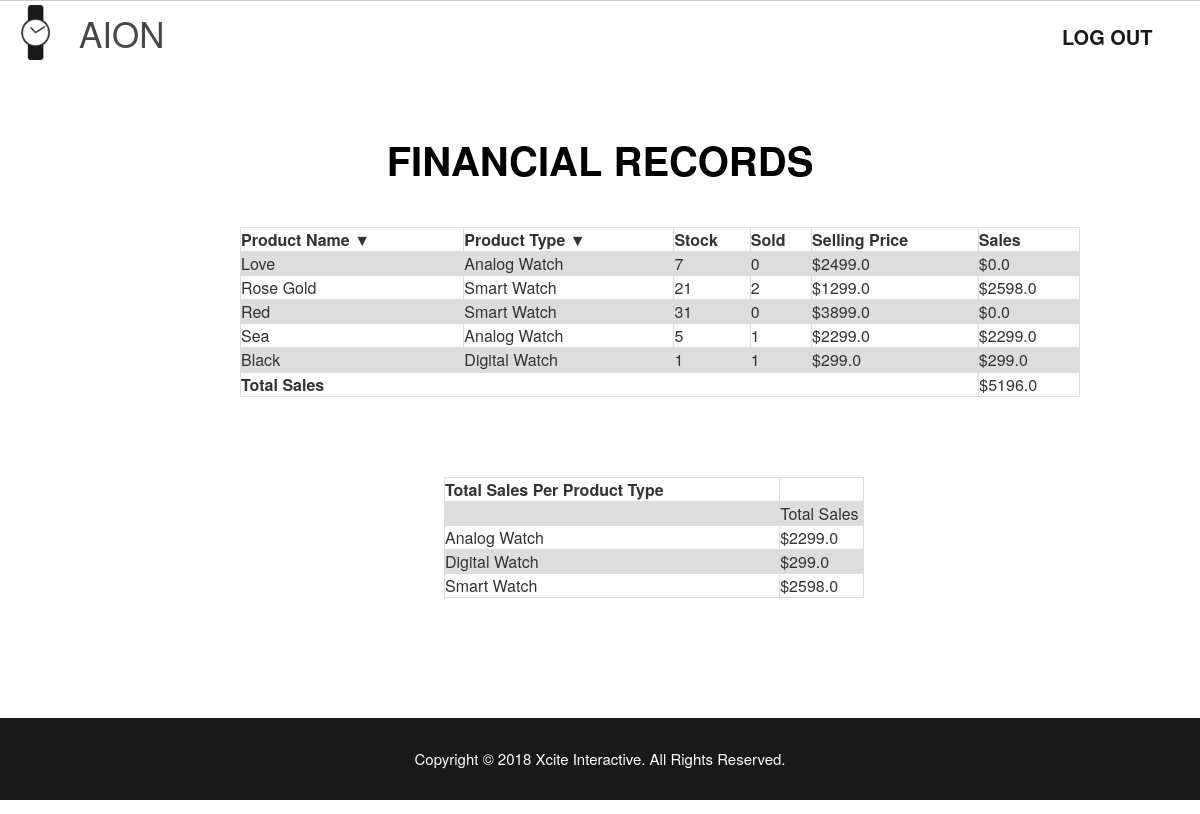
Screenshot of /aionApp/accountingPage/ with the database file from the repository.
### aionApp/models.py (models this page shows, shortened)
class watche(models.Model):
    watch_id = models.PositiveIntegerField(default=0)
    user_id = models.PositiveIntegerField(default=0)
    name = models.CharField(max_length=255)
    description = models.CharField(max_length=2048, default=0)
    stock = models.PositiveIntegerField(default=0)
    watch_type = models.CharField(max_length=16, choices=watch_choices, default='0')
    price = models.FloatField(default=0)
    quantity = models.PositiveIntegerField(default=0)
    picture = models.ImageField(upload_to = 'watchPictures/', default = 'media/no-img.jpg')

### aionApp/views.py (the view)
def accountingPage(request):
    addedProducts = watche.objects.all()
    totalSales = watche.objects.aggregate(total=Sum(F('price') * F('quantity')))['total']
    totalAnalog =  watche.objects.filter(watch_type=0).aggregate(total=Sum(F('price') * F('quantity')))['total']
    totalDigital =  watche.objects.filter(watch_type=1).aggregate(total=Sum(F('price') * F('quantity')))['total']
    totalSmart =  watche.objects.filter(watch_type=2).aggregate(total=Sum(F('price') * F('quantity')))['total']
    context = {
        'addedProducts': addedProducts,
        'totalSales': totalSales,
        'totalAnalog': totalAnalog,
        'totalDigital': totalDigital,
        'totalSmart': totalSmart,
    }
    return render(request, 'aionApp/accounting.html', context)

### aionApp/templates/aionApp/accounting.html (shortened to what this page needs)
<html>
    <head>
        {% load static %}
        <link rel="stylesheet" type="text/css" href="{% static 'aionApp/accounting.css' %}">
        <link rel="stylesheet" href="https://maxcdn.bootstrapcdn.com/bootstrap/3.3.7/css/bootstrap.min.css">
    </head>
    <body>
        <div id="navbar">
            <p id="logo" style="position: absolute; left: -3%;">
                <a href="/aionApp/exitSession/"><img src="{% static 'aionApp/Images/watch.png' %}" id="watch"></a>
                 AION
            </p>
            <span style="position: absolute; left: 85%;">
                <a href="/aionApp/exitSession/">LOG OUT</a>
            </span>
        </div>
        <div id="accountingContainer">
            <p id="bigMessage">FINANCIAL RECORDS</p>
            <div id="accountingTable1">
                <table id="myTable" style="width:70%">
                    <tr>
                    <th> Product Name <buttones0 onclick="sortTableID()" id="buttones">▼</buttones0></div> </th>
                    <th> Product Type <buttones1 onclick="sortTableName()" id="buttones">▼</buttones1></div> </th>
                    <th> Stock </th>
                    <th> Sold </th>
                    <th> Selling Price </th>
                    <th> Sales </th>
                    {% load mathfilters %}
                    {% if addedProducts %}
                    {% for watches in addedProducts %}
                    <tr>
                    <td>{{watches.name}}</td>
                    {% if watches.watch_type == "0" %}
                    <td>Analog Watch</td>
                    {% elif watches.watch_type == "1" %}
                    <td>Digital Watch</td>
                    {% else %}
                    <td>Smart Watch</td>
                    {% endif %}
                    {% if watches.stock <= 0 %}
                    <td>0</td>
                    {% else %}
                    <td>{{watches.stock}}</td>
                    {% endif %}
                    <td>{{watches.quantity}}</td>
                    <td>${{watches.price}}</td>
                    <td>${{ watches.price|mul:watches.quantity }}</td>
                    </tr>
                    {% endfor %}
                    {% endif %}
                <table style="width:70%">
                    <tr>
                    <td style="width: 88%"> <b> Total Sales</b> </td>
                    <td>${{totalSales}}</td>
                    </tr>
                </table>
            <div id="accountingTable2">
                <table style="width: 35%">
                    <tr>
                    <th style="width:80%"> Total Sales Per Product Type </th>
                    <th> </th>
                    </tr>
                    <tr>
                    <td> </td>
                    <td> Total Sales </td>
                    </tr>
                    <tr>
                    <td> Analog Watch </td>
                    <td>${{totalAnalog}}</td>
                    </tr>
                    <tr>
                    <td> Digital Watch </td>
                    <td>${{totalDigital}}</td>
                    </tr>
                    <tr>
                    <td> Smart Watch </td>
                    <td>${{totalSmart}}</td>
                    </tr>
                </table>
            </div>
        <footer>Copyright © 2018 Xcite Interactive. All Rights Reserved.</footer>
    </body>
    </body>
</html>

### aionApp/static/aionApp/accounting.css (style rules this page uses)
html, body { max-width: 100%; overflow-x: hidden; margin: 0; padding: 0; }
#navbar { display: flex; justify-content: center; top: 0; left: 0; position: fixed; overflow: hidden; flex-direction: row; justify-content: space-between; align-items: center; width: 100%; height: 5.3em; border-top-style: ridge; border-top-color: #d3d3d3; border-top-width: thin; background-color: white; border-color: #c7c7c7; opacity: 0.9; }
#navbar a { float: left; display: block; color: black; text-align: center; padding: 14px 16px; text-decoration: none; font-size: 20px; font-family: "Helvetica Neue"; font-weight: bold; margin-left: 1.3em; cursor: pointer; }
#watch { position: relative; width: 55px; height: 55px; margin-left: 2px; }
#logo { font-size: 35px; font-family: "Helvetica Neue"; display: flex; justify-content: center; overflow: hidden; flex-direction: row; justify-content:space-between; align-items: center; }
footer { background-color: #1a1919; top: 45%; height: 12%; display: block; padding-top: 30px; position: relative; text-align: center; font-family: "Helvetica Neue"; font-size: 15px; position: relative; color: white; }
#accountingContainer { background-color: #fefefe; text-align: center; color: white; width: 100%; height: 100%; max-height: 100%; margin: 0; padding: 0; background-size: 100% 100%; background-repeat: no-repeat; }
#bigMessage { position: relative; top: 20%; transform: translateY(-50%); text-align: center; font-family: "Helvetica Neue"; font-size: 40px; color: black; font-weight: bold; }
#accountingTable1 { position: relative; top: 20%; left: 20%; }
#accountingTable2 { position: relative; top: 30%; left: 37%; }
table { font-family: "Helvetica Neue"; border-collapse: collapse; width: 100%; text-align: center; }
td, th { border: 1px solid #dddddd; text-align: left; padding: 8px; }
tr:nth-child(even) { background-color: #dddddd; }

### rows the page displays
watche: name "Love", watch_type "Analog Watch", stock "7", quantity "0", price "2499.0", price|mul "0.0"
watche: name "Rose Gold", watch_type "Smart Watch", stock "21", quantity "2", price "1299.0", price|mul "2598.0"
watche: name "Red", watch_type "Smart Watch", stock "31", quantity "0", price "3899.0", price|mul "0.0"
watche: name "Sea", watch_type "Analog Watch", stock "5", quantity "1", price "2299.0", price|mul "2299.0"
watche: name "Black", watch_type "Digital Watch", stock "1", quantity "1", price "299.0", price|mul "299.0"

### other values shown
{{ totalSales }} "5196.0"
{{ totalAnalog }} "2299.0"
{{ totalDigital }} "299.0"
{{ totalSmart }} "2598.0"
